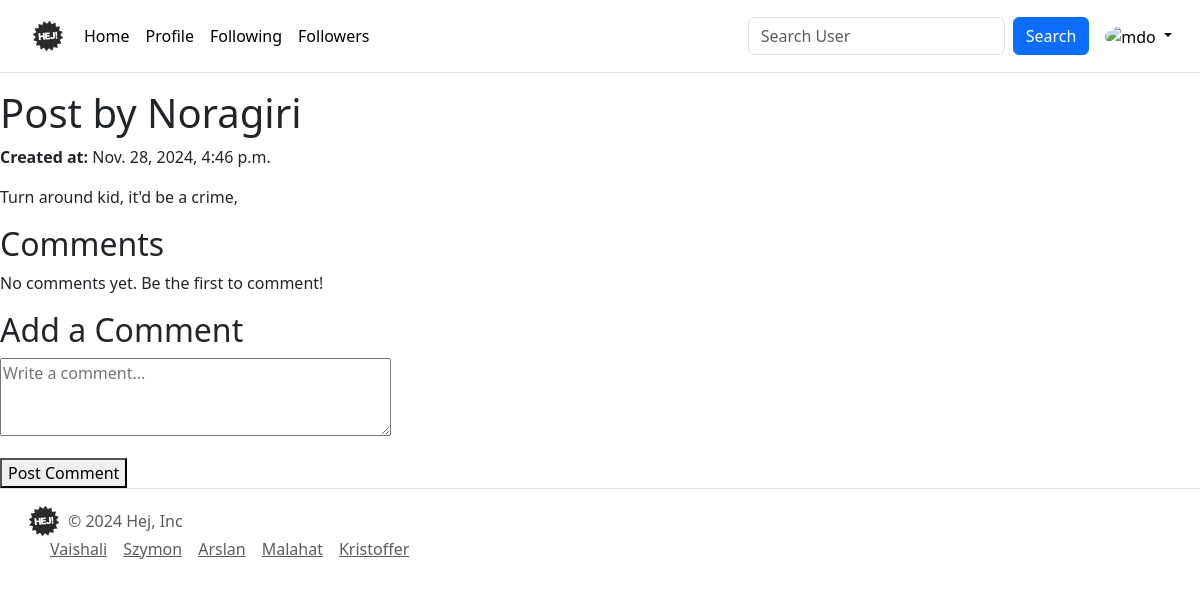
The app's page /post/5/ (signed in) with its own data.
### social_app/models.py (models this page shows, shortened)
class Post(models.Model):
    user = models.ForeignKey(
        UserProfile, on_delete=models.CASCADE, related_name="posts"
    )
    content = models.TextField()
    image = models.ImageField(upload_to="post_images/", blank=True, null=True)
    created_at = models.DateTimeField(auto_now_add=True)

class UserProfile(models.Model):
    user = models.OneToOneField(User, on_delete=models.CASCADE)
    profile_pic = models.ImageField(
        upload_to="profile_pics/", default="../static/img/user-icon.png"
    )
    bio = models.TextField(max_length=500, blank=True)
    email = models.EmailField(max_length=264, unique=True)

### social_app/views.py (the view)
# urls.py: path("post/<int:post_id>/", view_post, name="view_post"),
@login_required
def view_post(request, post_id):
    post = get_object_or_404(Post, id=post_id)
    comments = post.comments.all().order_by("-created_at")
    new_comment = None
    if request.method == "POST":
        comment_form = CommentForm(request.POST)
        if comment_form.is_valid():
            new_comment = comment_form.save(commit=False)
            new_comment.post = post
            new_comment.user = request.user
            new_comment.save()
            messages.success(request, "Comment added successfully.")
            return redirect("social_app:view_post", post_id=post.id)
    else:
        comment_form = CommentForm()
    return render(
        request,
        "social-app/view_post.html",
        {
            "post": post,
            "comments": comments,
            "comment_form": comment_form,
        },
    )

### social_app/forms.py
class CommentForm(forms.ModelForm):
    content = forms.CharField(
        widget=forms.Textarea(attrs={"rows": 3, "placeholder": "Write a comment..."}),
        label="",
    )
    class Meta:
        model = Comment
        fields = ("content",)

### templates/social-app/view_post.html (shortened to what this page needs)
{% extends "base/base.html" %}
{% block content %}
<div class="post-detail">
    <h1>Post by {{ post.user.user.username }}</h1>
    <p><strong>Created at:</strong> {{ post.created_at }}</p>
    <div class="post-content">
        <p>{{ post.content }}</p>
    </div>
</div>
<div class="comments-section">
    <h2>Comments</h2>
    {% if comments %}
    <ul>
        {% for comment in comments %}
        <li>
            <p><strong>{{ comment.user.username }}</strong> ({{ comment.created_at|date:"F j, Y, g:i a" }})</p>
            <p>{{ comment.content }}</p>
        </li>
        {% endfor %}
    </ul>
    {% else %}
    <p>No comments yet. Be the first to comment!</p>
    {% endif %}
</div>
<div class="add-comment">
    <h2>Add a Comment</h2>
    <form method="post">
        {{ comment_form.as_p }}
        <button type="submit">Post Comment</button>
    </form>
</div>
{% endblock %}

### records on screen
Post: user.user.username "Noragiri", created_at "Nov. 28, 2024, 4:46 p.m.", content "Turn around kid, it'd be a crime,"
